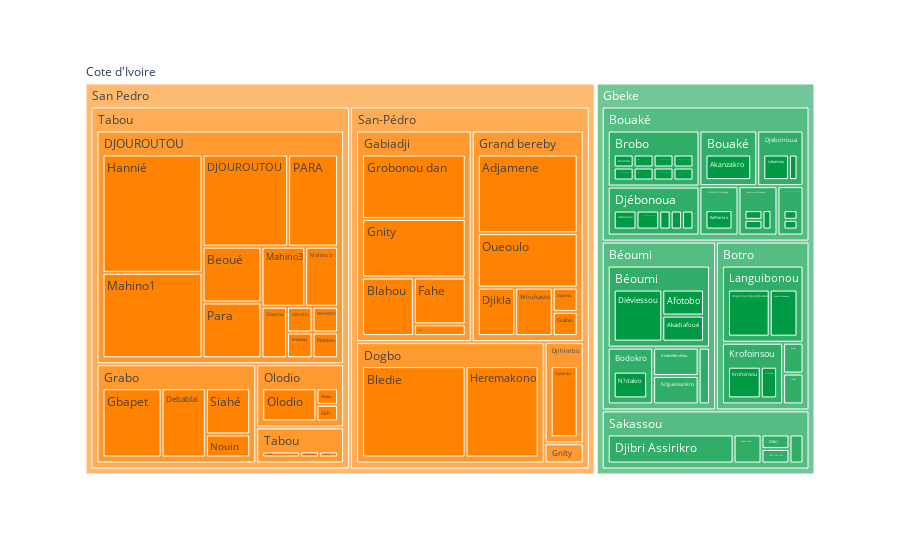

The notebook cell this image was saved under:
### Markdown cell above
Index(['Opportunity Unique Identifier', 'Bridge Name', 'Country',
       'Level 1 Government', 'Level 2 Government', 'Level 3 Government',
       'Level 4 Government', 'latitude', 'longitude', 'Reason site not valid',
       'Site Validation Comments', 'Flag for Rejection',
       'River crossing deaths in last 3 years', 'Incident descriptions',
       'Days per year river is flooded', 'Flood duration during rainy season',
       'Notes on social information', 'Width of River During Flooding (m)',
       'Health access blocked by river', 'Education access blocked by river',
       'Market access blocked by river', 'Other access blocked by river',
       'Form: Created Date', 'Form: Created By', 'geometry'],
      dtype='object')

### Code cell
marketb = assessment[assessment['Education access blocked by river'] != '']
make_treemap(marketb, './home/charts/blocking_education.html', './home/charts/blocking_education.csv')

### Figure 1 — Plotly figure (JSON) as saved in the notebook; plotly's stock layout.template omitted (floating-point values rounded to 4 significant figures)
{"data": [{"branchvalues": "total", "domain": {"x": [0, 1], "y": [0, 1]}, "hovertemplate": "labels=%{label}<br>Count=%{value}<br>parent=%{parent}<br>id=%{id}<extra></extra>", "ids": ["Cote d'Ivoire/Gbeke/Béoumi/Lolobo/Abouzè-kouadiokro", "Cote d'Ivoire/San Pedro/San-Pédro/Grand bereby/Adjamene", "Cote d'Ivoire/Gbeke/Sakassou/Djibri Assirikro/Adjougouansou", "Cote d'Ivoire/Gbeke/Béoumi/Béoumi/Afotobo", "Cote d'Ivoire/Gbeke/Bouaké/Commune de Bouaké/Ahodji(Raffierkro)", "Cote d'Ivoire/Gbeke/Béoumi/Béoumi/Akadiafoué", "Cote d'Ivoire/Gbeke/Bouaké/Bouaké/Akanzakro", "Cote d'Ivoire/Gbeke/Sakassou/Sakassou/Akété", "Cote d'Ivoire/Gbeke/Botro/Languibonou/Andokro-Kouakou", "Cote d'Ivoire/Gbeke/Botro/Languibonou/Angokoun-Kpangbassou", "Cote d'Ivoire/Gbeke/Bouaké/Djebonoua/Assengou", "Cote d'Ivoire/Gbeke/Bouaké/Djébonoua/Assouakro", "Cote d'Ivoire/Gbeke/Sakassou/Dibri/Belle-Ahoukro (Akanzakro)", "Cote d'Ivoire/Gbeke/Sakassou/Dibri Assrikro/Belle-Ahoukro 3(Akanzakro)", "Cote d'Ivoire/San Pedro/Tabou/DJOUROUTOU/Beoué", "Cote d'Ivoire/San Pedro/San-Pédro/Gabiadji/Blahou", "Cote d'Ivoire/San Pedro/San-Pédro/Dogbo/Bledie", "Cote d'Ivoire/Gbeke/Bouaké/Brobo/Bounda", "Cote d'Ivoire/San Pedro/Tabou/DJOUROUTOU/DJOUROUTOU", "Cote d'Ivoire/San Pedro/Tabou/Grabo/Debablai", "Cote d'Ivoire/Gbeke/Béoumi/Béoumi/Diéviessou", "Cote d'Ivoire/San Pedro/San-Pédro/Djihimbo/Djihimbo", "Cote d'Ivoire/San Pedro/Tabou/Tabou/Djihouloké", "Cote d'Ivoire/San Pedro/San-Pédro/Grand bereby/Djikla", "Cote d'Ivoire/San Pedro/San-Pédro/Grand bereby/Djourou", "Cote d'Ivoire/San Pedro/San-Pédro/Gabiadji/Fahe", "Cote d'Ivoire/Gbeke/Bouaké/Commune de Bouaké/Fahris_Oko", "Cote d'Ivoire/Gbeke/Bouaké/Commune de Bouake/Fahris_Oko (Bassin de Kahankro)", "Cote d'Ivoire/Gbeke/Bouaké/Commune de Bouake/Fahris_Oko(Bassin de Kahankro)", "Cote d'Ivoire/San Pedro/Tabou/DJOUROUTOU/GBAROU", "Cote d'Ivoire/San Pedro/San-Pédro/Gnity/Gbangbokro", "Cote d'Ivoire/San Pedro/Tabou/Grabo/Gbapet", "Cote d'Ivoire/San Pedro/Tabou/DJOUROUTOU/Gbarou", "Cote d'Ivoire/San Pedro/San-Pédro/Gabiadji/Gnity", "Cote d'Ivoire/Gbeke/Bouaké/Djébonoua/Gomo( Bassin Assouakro)", "Cote d'Ivoire/Gbeke/Bouaké/Djébonoua/Gomo(Bassin  de Assouakro)", "Cote d'Ivoire/San Pedro/San-Pédro/Gabiadji/Grobonou dan", "Cote d'Ivoire/San Pedro/Tabou/DJOUROUTOU/Hannié", "Cote d'Ivoire/San Pedro/San-Pédro/Dogbo/Heremakono", "Cote d'Ivoire/San Pedro/Tabou/Tabou/Hyrré", "Cote d'Ivoire/San Pedro/Tabou/Olodio/Klodio", "Cote d'Ivoire/Gbeke/Bouaké/Commune de Bouaké/Koblékro(Kongonibo)", "Cote d'Ivoire/Gbeke/Bouaké/Brobo/Kouadianikro (Bounda)", "Cote d'Ivoire/Gbeke/Bouaké/Brobo/Kouakou kouadiokro (Bassin de Yéguébo-Bouakro)", "Cote d'Ivoire/Gbeke/Bouaké/Brobo/Kouakou kouadiokro(Bassin  de Yéguébo-Bouakro)", "Cote d'Ivoire/Gbeke/Botro/Krofoinsou/Krofoinsou", "Cote d'Ivoire/Gbeke/Bouaké/Brobo/Langbabokohoun", "Cote d'Ivoire/Gbeke/Bouaké/Djebonoua/Lokassou", "Cote d'Ivoire/Gbeke/Bouaké/Djébonoua/Lokassou (Bassin de Assengou)", "Cote d'Ivoire/San Pedro/Tabou/DJOUROUTOU/MAHINO1", "Cote d'Ivoire/San Pedro/Tabou/DJOUROUTOU/Mahino 3", "Cote d'Ivoire/San Pedro/Tabou/DJOUROUTOU/Mahino1", "Cote d'Ivoire/San Pedro/Tabou/DJOUROUTOU/Mahino2", "Cote d'Ivoire/San Pedro/Tabou/DJOUROUTOU/Mahino3", "Cote d'Ivoire/Gbeke/Béoumi/Ando-Kékrénou/Mandanou", "Cote d'Ivoire/San Pedro/Tabou/Tabou/Mané", "Cote d'Ivoire/Gbeke/Béoumi/Bodokro/N?dakro", "Cote d'Ivoire/Gbeke/Botro/Krofoinsou/N?zikro", "Cote d'Ivoire/San Pedro/Tabou/Grabo/Nouin", "Cote d'Ivoire/San Pedro/Tabou/Olodio/Olodio", "Cote d'Ivoire/San Pedro/San-Pédro/Grand bereby/Oueoulo", "Cote d'Ivoire/San Pedro/San-Pédro/Grand bereby/Oulibio", "Cote d'Ivoire/San Pedro/Tabou/DJOUROUTOU/PARA", "Cote d'Ivoire/San Pedro/Tabou/DJOUROUTOU/Para", "Cote d'Ivoire/San Pedro/Tabou/DJOUROUTOU/Plateau", "Cote d'Ivoire/Gbeke/Béoumi/N?guessankro/Plibo", "Cote d'Ivoire/Gbeke/Bouaké/Djébonoua/Plongo(Bassin de Djébonoua)", "Cote d'Ivoire/Gbeke/Bouaké/COMMUNE DE Bouake/Raffierkro", "Cote d'Ivoire/San Pedro/Tabou/Olodio/Seh", "Cote d'Ivoire/San Pedro/Tabou/Grabo/Siahé", "Cote d'Ivoire/Gbeke/Botro/Diabo/Sinzèkro", "Cote d'Ivoire/Gbeke/Sakassou/Djibri Assirikro/Sola-Bonikro", "Cote d'Ivoire/Gbeke/Sakassou/Ayaou-Sran/Sran-Belakro", "Cote d'Ivoire/Gbeke/Bouaké/Brobo/Takassou (Bassin de Mamini.)", "Cote d'Ivoire/Gbeke/Botro/Brobo/Takassou(Bassin de Saminikro)", "Cote d'Ivoire/San Pedro/San-Pédro/Gabiadji/Touih", "Cote d'Ivoire/San Pedro/San-Pédro/Grand bereby/Wouhasso", "Cote d'Ivoire/Gbeke/Bouaké/Brobo/Yéguébo-Bouakro", "Cote d'Ivoire/Gbeke/Bouaké/Brobo/Zougban (Bassin de Saminikro)", "Cote d'Ivoire/Gbeke/Béoumi/Ando-Kékrénou", "Cote d'Ivoire/Gbeke/Sakassou/Ayaou-Sran", "Cote d'Ivoire/Gbeke/Béoumi/Bodokro", "Cote d'Ivoire/Gbeke/Bouaké/Bouaké", "Cote d'Ivoire/Gbeke/Botro/Brobo", "Cote d'Ivoire/Gbeke/Bouaké/Brobo", "Cote d'Ivoire/Gbeke/Béoumi/Béoumi", "Cote d'Ivoire/Gbeke/Bouaké/COMMUNE DE Bouake", "Cote d'Ivoire/Gbeke/Bouaké/Commune de Bouake", "Cote d'Ivoire/Gbeke/Bouaké/Commune de Bouaké", "Cote d'Ivoire/San Pedro/Tabou/DJOUROUTOU", "Cote d'Ivoire/Gbeke/Botro/Diabo", "Cote d'Ivoire/Gbeke/Sakassou/Dibri", "Cote d'Ivoire/Gbeke/Sakassou/Dibri Assrikro", "Cote d'Ivoire/Gbeke/Bouaké/Djebonoua", "Cote d'Ivoire/Gbeke/Sakassou/Djibri Assirikro", "Cote d'Ivoire/San Pedro/San-Pédro/Djihimbo", "Cote d'Ivoire/Gbeke/Bouaké/Djébonoua", "Cote d'Ivoire/San Pedro/San-Pédro/Dogbo", "Cote d'Ivoire/San Pedro/San-Pédro/Gabiadji", "Cote d'Ivoire/San Pedro/San-Pédro/Gnity", "Cote d'Ivoire/San Pedro/Tabou/Grabo", "Cote d'Ivoire/San Pedro/San-Pédro/Grand bereby", "Cote d'Ivoire/Gbeke/Botro/Krofoinsou", "Cote d'Ivoire/Gbeke/Botro/Languibonou", "Cote d'Ivoire/Gbeke/Béoumi/Lolobo", "Cote d'Ivoire/Gbeke/Béoumi/N?guessankro", "Cote d'Ivoire/San Pedro/Tabou/Olodio", "Cote d'Ivoire/Gbeke/Sakassou/Sakassou", "Cote d'Ivoire/San Pedro/Tabou/Tabou", "Cote d'Ivoire/Gbeke/Botro", "Cote d'Ivoire/Gbeke/Bouaké", "Cote d'Ivoire/Gbeke/Béoumi", "Cote d'Ivoire/Gbeke/Sakassou", "Cote d'Ivoire/San Pedro/San-Pédro", "Cote d'Ivoire/San Pedro/Tabou", "Cote d'Ivoire/Gbeke", "Cote d'Ivoire/San Pedro", "Cote d'Ivoire"], "labels": ["Abouzè-kouadiokro", "Adjamene", "Adjougouansou", "Afotobo", "Ahodji(Raffierkro)", "Akadiafoué", "Akanzakro", "Akété", "Andokro-Kouakou", "Angokoun-Kpangbassou", "Assengou", "Assouakro", "Belle-Ahoukro (Akanzakro)", "Belle-Ahoukro 3(Akanzakro)", "Beoué", "Blahou", "Bledie", "Bounda", "DJOUROUTOU", "Debablai", "Diéviessou", "Djihimbo", "Djihouloké", "Djikla", "Djourou", "Fahe", "Fahris_Oko", "Fahris_Oko (Bassin de Kahankro)", "Fahris_Oko(Bassin de Kahankro)", "GBAROU", "Gbangbokro", "Gbapet", "Gbarou", "Gnity", "Gomo( Bassin Assouakro)", "Gomo(Bassin  de Assouakro)", "Grobonou dan", "Hannié", "Heremakono", "Hyrré", "Klodio", "Koblékro(Kongonibo)", "Kouadianikro (Bounda)", "Kouakou kouadiokro (Bassin de Yéguébo-Bouakro)", "Kouakou kouadiokro(Bassin  de Yéguébo-Bouakro)", "Krofoinsou", "Langbabokohoun", "Lokassou", "Lokassou (Bassin de Assengou)", "MAHINO1", "Mahino 3", "Mahino1", "Mahino2", "Mahino3", "Mandanou", "Mané", "N?dakro", "N?zikro", "Nouin", "Olodio", "Oueoulo", "Oulibio", "PARA", "Para", "Plateau", "Plibo", "Plongo(Bassin de Djébonoua)", "Raffierkro", "Seh", "Siahé", "Sinzèkro", "Sola-Bonikro", "Sran-Belakro", "Takassou (Bassin de Mamini.)", "Takassou(Bassin de Saminikro)", "Touih", "Wouhasso", "Yéguébo-Bouakro", "Zougban (Bassin de Saminikro)", "Ando-Kékrénou", "Ayaou-Sran", "Bodokro", "Bouaké", "Brobo", "Brobo", "Béoumi", "COMMUNE DE Bouake", "Commune de Bouake", "Commune de Bouaké", "DJOUROUTOU", "Diabo", "Dibri", "Dibri Assrikro", "Djebonoua", "Djibri Assirikro", "Djihimbo", "Djébonoua", "Dogbo", "Gabiadji", "Gnity", "Grabo", "Grand bereby", "Krofoinsou", "Languibonou", "Lolobo", "N?guessankro", "Olodio", "Sakassou", "Tabou", "Botro", "Bouaké", "Béoumi", "Sakassou", "San-Pédro", "Tabou", "Gbeke", "San Pedro", "Cote d'Ivoire"], "name": "", "parents": ["Cote d'Ivoire/Gbeke/Béoumi/Lolobo", "Cote d'Ivoire/San Pedro/San-Pédro/Grand bereby", "Cote d'Ivoire/Gbeke/Sakassou/Djibri Assirikro", "Cote d'Ivoire/Gbeke/Béoumi/Béoumi", "Cote d'Ivoire/Gbeke/Bouaké/Commune de Bouaké", "Cote d'Ivoire/Gbeke/Béoumi/Béoumi", "Cote d'Ivoire/Gbeke/Bouaké/Bouaké", "Cote d'Ivoire/Gbeke/Sakassou/Sakassou", "Cote d'Ivoire/Gbeke/Botro/Languibonou", "Cote d'Ivoire/Gbeke/Botro/Languibonou", "Cote d'Ivoire/Gbeke/Bouaké/Djebonoua", "Cote d'Ivoire/Gbeke/Bouaké/Djébonoua", "Cote d'Ivoire/Gbeke/Sakassou/Dibri", "Cote d'Ivoire/Gbeke/Sakassou/Dibri Assrikro", "Cote d'Ivoire/San Pedro/Tabou/DJOUROUTOU", "Cote d'Ivoire/San Pedro/San-Pédro/Gabiadji", "Cote d'Ivoire/San Pedro/San-Pédro/Dogbo", "Cote d'Ivoire/Gbeke/Bouaké/Brobo", "Cote d'Ivoire/San Pedro/Tabou/DJOUROUTOU", "Cote d'Ivoire/San Pedro/Tabou/Grabo", "Cote d'Ivoire/Gbeke/Béoumi/Béoumi", "Cote d'Ivoire/San Pedro/San-Pédro/Djihimbo", "Cote d'Ivoire/San Pedro/Tabou/Tabou", "Cote d'Ivoire/San Pedro/San-Pédro/Grand bereby", "Cote d'Ivoire/San Pedro/San-Pédro/Grand bereby", "Cote d'Ivoire/San Pedro/San-Pédro/Gabiadji", "Cote d'Ivoire/Gbeke/Bouaké/Commune de Bouaké", "Cote d'Ivoire/Gbeke/Bouaké/Commune de Bouake", "Cote d'Ivoire/Gbeke/Bouaké/Commune de Bouake", "Cote d'Ivoire/San Pedro/Tabou/DJOUROUTOU", "Cote d'Ivoire/San Pedro/San-Pédro/Gnity", "Cote d'Ivoire/San Pedro/Tabou/Grabo", "Cote d'Ivoire/San Pedro/Tabou/DJOUROUTOU", "Cote d'Ivoire/San Pedro/San-Pédro/Gabiadji", "Cote d'Ivoire/Gbeke/Bouaké/Djébonoua", "Cote d'Ivoire/Gbeke/Bouaké/Djébonoua", "Cote d'Ivoire/San Pedro/San-Pédro/Gabiadji", "Cote d'Ivoire/San Pedro/Tabou/DJOUROUTOU", "Cote d'Ivoire/San Pedro/San-Pédro/Dogbo", "Cote d'Ivoire/San Pedro/Tabou/Tabou", "Cote d'Ivoire/San Pedro/Tabou/Olodio", "Cote d'Ivoire/Gbeke/Bouaké/Commune de Bouaké", "Cote d'Ivoire/Gbeke/Bouaké/Brobo", "Cote d'Ivoire/Gbeke/Bouaké/Brobo", "Cote d'Ivoire/Gbeke/Bouaké/Brobo", "Cote d'Ivoire/Gbeke/Botro/Krofoinsou", "Cote d'Ivoire/Gbeke/Bouaké/Brobo", "Cote d'Ivoire/Gbeke/Bouaké/Djebonoua", "Cote d'Ivoire/Gbeke/Bouaké/Djébonoua", "Cote d'Ivoire/San Pedro/Tabou/DJOUROUTOU", "Cote d'Ivoire/San Pedro/Tabou/DJOUROUTOU", "Cote d'Ivoire/San Pedro/Tabou/DJOUROUTOU", "Cote d'Ivoire/San Pedro/Tabou/DJOUROUTOU", "Cote d'Ivoire/San Pedro/Tabou/DJOUROUTOU", "Cote d'Ivoire/Gbeke/Béoumi/Ando-Kékrénou", "Cote d'Ivoire/San Pedro/Tabou/Tabou", "Cote d'Ivoire/Gbeke/Béoumi/Bodokro", "Cote d'Ivoire/Gbeke/Botro/Krofoinsou", "Cote d'Ivoire/San Pedro/Tabou/Grabo", "Cote d'Ivoire/San Pedro/Tabou/Olodio", "Cote d'Ivoire/San Pedro/San-Pédro/Grand bereby", "Cote d'Ivoire/San Pedro/San-Pédro/Grand bereby", "Cote d'Ivoire/San Pedro/Tabou/DJOUROUTOU", "Cote d'Ivoire/San Pedro/Tabou/DJOUROUTOU", "Cote d'Ivoire/San Pedro/Tabou/DJOUROUTOU", "Cote d'Ivoire/Gbeke/Béoumi/N?guessankro", "Cote d'Ivoire/Gbeke/Bouaké/Djébonoua", "Cote d'Ivoire/Gbeke/Bouaké/COMMUNE DE Bouake", "Cote d'Ivoire/San Pedro/Tabou/Olodio", "Cote d'Ivoire/San Pedro/Tabou/Grabo", "Cote d'Ivoire/Gbeke/Botro/Diabo", "Cote d'Ivoire/Gbeke/Sakassou/Djibri Assirikro", "Cote d'Ivoire/Gbeke/Sakassou/Ayaou-Sran", "Cote d'Ivoire/Gbeke/Bouaké/Brobo", "Cote d'Ivoire/Gbeke/Botro/Brobo", "Cote d'Ivoire/San Pedro/San-Pédro/Gabiadji", "Cote d'Ivoire/San Pedro/San-Pédro/Grand bereby", "Cote d'Ivoire/Gbeke/Bouaké/Brobo", "Cote d'Ivoire/Gbeke/Bouaké/Brobo", "Cote d'Ivoire/Gbeke/Béoumi", "Cote d'Ivoire/Gbeke/Sakassou", "Cote d'Ivoire/Gbeke/Béoumi", "Cote d'Ivoire/Gbeke/Bouaké", "Cote d'Ivoire/Gbeke/Botro", "Cote d'Ivoire/Gbeke/Bouaké", "Cote d'Ivoire/Gbeke/Béoumi", "Cote d'Ivoire/Gbeke/Bouaké", "Cote d'Ivoire/Gbeke/Bouaké", "Cote d'Ivoire/Gbeke/Bouaké", "Cote d'Ivoire/San Pedro/Tabou", "Cote d'Ivoire/Gbeke/Botro", "Cote d'Ivoire/Gbeke/Sakassou", "Cote d'Ivoire/Gbeke/Sakassou", "Cote d'Ivoire/Gbeke/Bouaké", "Cote d'Ivoire/Gbeke/Sakassou", "Cote d'Ivoire/San Pedro/San-Pédro", "Cote d'Ivoire/Gbeke/Bouaké", "Cote d'Ivoire/San Pedro/San-Pédro", "Cote d'Ivoire/San Pedro/San-Pédro", "Cote d'Ivoire/San Pedro/San-Pédro", "Cote d'Ivoire/San Pedro/Tabou", "Cote d'Ivoire/San Pedro/San-Pédro", "Cote d'Ivoire/Gbeke/Botro", "Cote d'Ivoire/Gbeke/Botro", "Cote d'Ivoire/Gbeke/Béoumi", "Cote d'Ivoire/Gbeke/Béoumi", "Cote d'Ivoire/San Pedro/Tabou", "Cote d'Ivoire/Gbeke/Sakassou", "Cote d'Ivoire/San Pedro/Tabou", "Cote d'Ivoire/Gbeke", "Cote d'Ivoire/Gbeke", "Cote d'Ivoire/Gbeke", "Cote d'Ivoire/Gbeke", "Cote d'Ivoire/San Pedro", "Cote d'Ivoire/San Pedro", "Cote d'Ivoire", "Cote d'Ivoire", ""], "type": "treemap", "values": [1, 13, 6, 3, 1, 3, 5, 1, 4, 6, 1, 2, 1, 1, 5, 5, 17, 1, 12, 6, 7, 5, 1, 3, 1, 4, 1, 1, 1, 1, 1, 8, 2, 10, 1, 1, 11, 18, 12, 1, 1, 1, 1, 1, 1, 4, 1, 3, 2, 1, 3, 13, 1, 4, 2, 2, 4, 2, 2, 5, 9, 1, 7, 5, 1, 2, 1, 3, 1, 4, 1, 3, 2, 1, 1, 1, 3, 1, 1, 2, 2, 4, 5, 1, 8, 13, 3, 2, 3, 73, 1, 1, 1, 4, 9, 5, 7, 29, 31, 1, 20, 30, 6, 10, 1, 2, 7, 1, 4, 18, 32, 22, 14, 96, 104, 86, 200, 286]}], "layout": {"legend": {"tracegroupgap": 0}, "margin": {"t": 60}, "treemapcolorway": ["#FF8200", "#009A44"]}}
